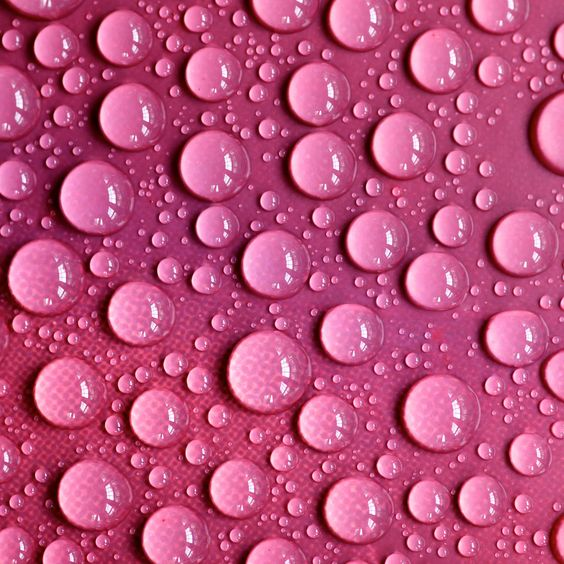
#> input picture foto.jpg, 564 x 564 px; its folder holds only this picture in this run
$ python -i Ujian.py   (imports and definitions only)   (older library calls are emulated)
#> lines starting #> are read from the running program, lines starting #| are printed output that depends on the picture
#> further down, picture is the input picture: shape (564, 564, 3); mean B, G, R 122, 78.3, 188.2
#Rosanti
#F55121027

import tkinter as tk
from tkinter import filedialog
from PIL import Image, ImageTk
import cv2
import numpy as np

# fungsi mengubah gambar ke grayscale
def grayscale(img):
    gray_img = cv2.cvtColor(img, cv2.COLOR_BGR2GRAY)
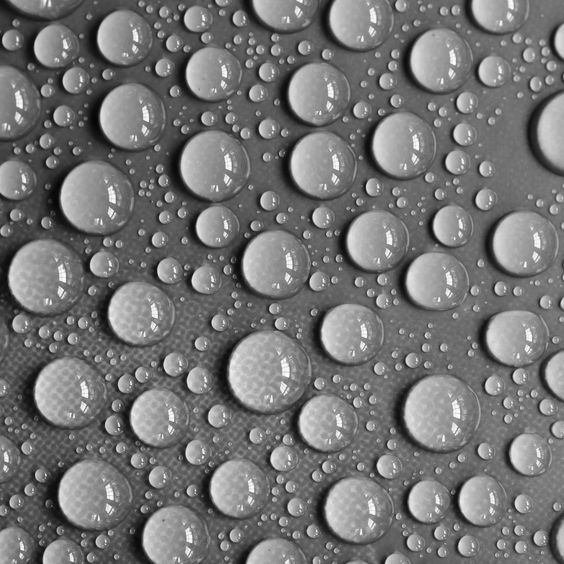
#> gray_img: shape (564, 564); min 5, max 254, mean 116.1
    return gray_img

# fungsi untuk meningkatkan kontras gambar dengan memperluas rentang kecerahan gambar
# [4 lines left out: function histogram_equalization, not called in this run]

# fungsi untuk meningkatkan tepi pada citra
def edge_enhancement(img):
    gray_img = grayscale(img)
    sobel_x = cv2.Sobel(gray_img, cv2.CV_64F, 1, 0, ksize=3)
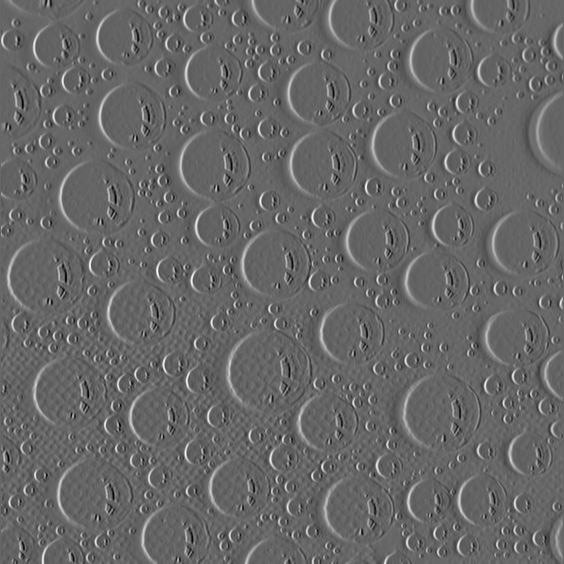
#> sobel_x: shape (564, 564) float64; min -562, max 824, mean 0.6; drawn with min black and max white
    sobel_y = cv2.Sobel(gray_img, cv2.CV_64F, 0, 1, ksize=3)
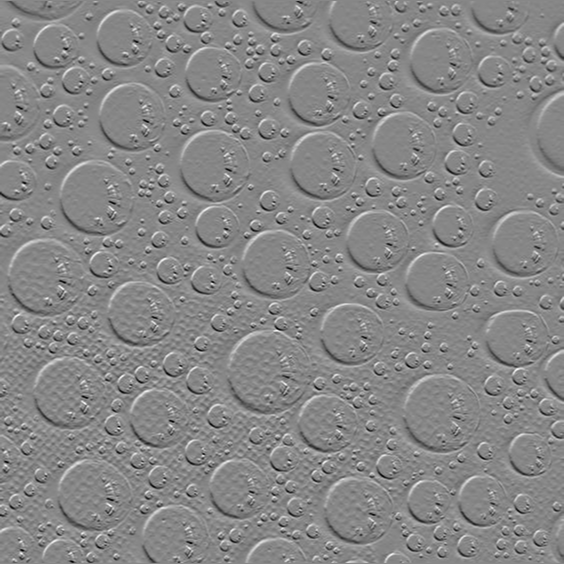
#> sobel_y: shape (564, 564) float64; min -527, max 467, mean -0.1; drawn with min black and max white
    abs_sobel_x = cv2.convertScaleAbs(sobel_x)
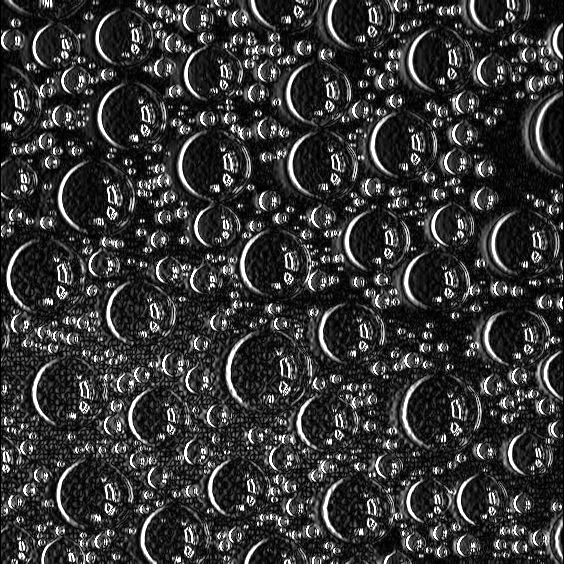
#> abs_sobel_x: shape (564, 564); min 0, max 255, mean 53.7
    abs_sobel_y = cv2.convertScaleAbs(sobel_y)
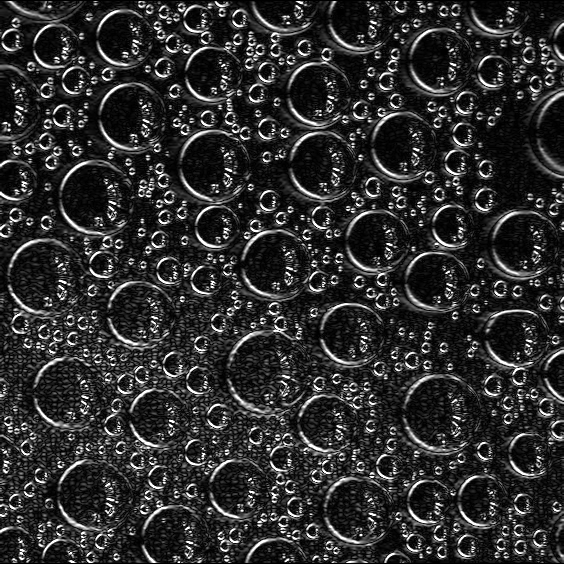
#> abs_sobel_y: shape (564, 564); min 0, max 255, mean 46.4
    edge_img = cv2.addWeighted(abs_sobel_x, 0.5, abs_sobel_y, 0.5, 0)
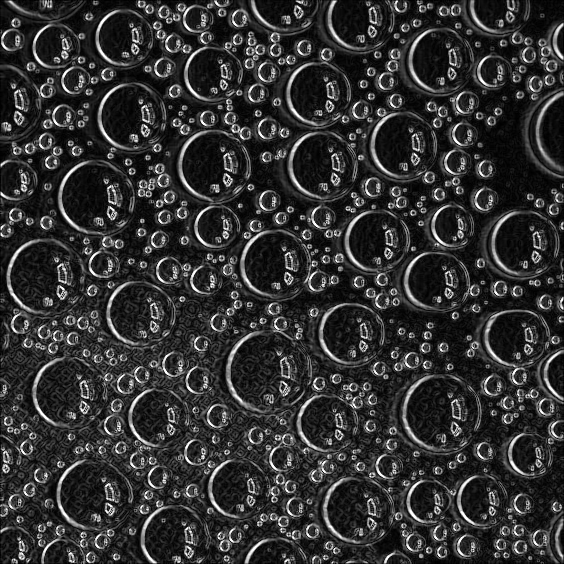
#> edge_img: shape (564, 564); min 0, max 255, mean 50.1
    return edge_img

# fungsi untuk menghilangkan blur pada citra
# [50 lines left out: functions deblurring, show_image, process_image, show_creator, open_image, not called in this run]

# membuat jendela utama
# [3 lines not run here, left out]

# menambahkan kotak untuk perbaikan citra
# [1 line that did not run here, left out]
# [1 line not run here, left out]

# tombol untuk membuka gambar
# [1 line that did not run here, left out]
# [1 line not run here, left out]

# tombol untuk perbaikan metode 1 (grayscaling)
# [1 line that did not run here, left out]
# [1 line not run here, left out]

# tombol untuk perbaikan metode 2 (histogram_equalization)
# [1 line that did not run here, left out]
# [1 line not run here, left out]

# tombol untuk perbaikan metode 3 (edge_enhancement)
# [1 line that did not run here, left out]
# [1 line not run here, left out]

# menambahkan kotak untuk informasi pembuat program
# [1 line that did not run here, left out]
# [7 lines not run here, left out]

>>> import cv2
>>> picture = cv2.imread('foto.jpg')
>>> result = edge_enhancement(picture)
